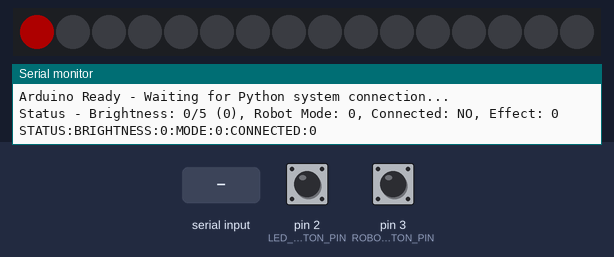
Bench run of a program on a simulated Arduino Uno, built with avr-gcc and run on an emulated ATmega328P. On the bench: 16 RGB LEDs in strip order, left to right, the last lines printed to the serial monitor. The inputs (shaded band) are chosen by the test bench; at power-on: pin 2 (LED_BUTTON_PIN) HIGH, pin 3 (ROBOT_BUTTON_PIN) HIGH. Dim RGB values are drawn brighter than linear; the strip is taken to match the declared colour order.

Above: at 2.25 s.
2.9 s: pin 2 (LED_BUTTON_PIN) pulled LOW for 0.15 s
At 3.9 s:
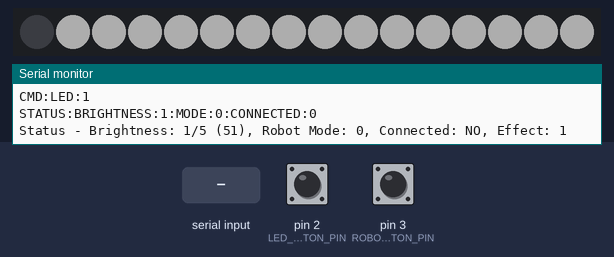
5.5 s: pin 3 (ROBOT_BUTTON_PIN) pulled LOW for 0.15 s
At 6.55 s:
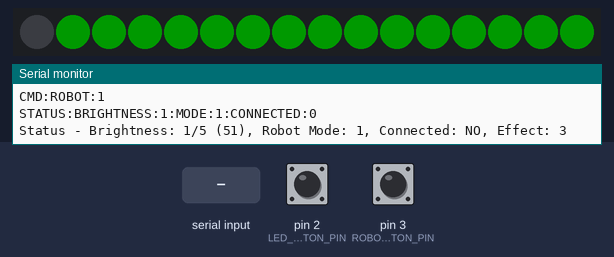
7.2 s: "SET_MODE:\n" received over Serial
At 8.3 s:
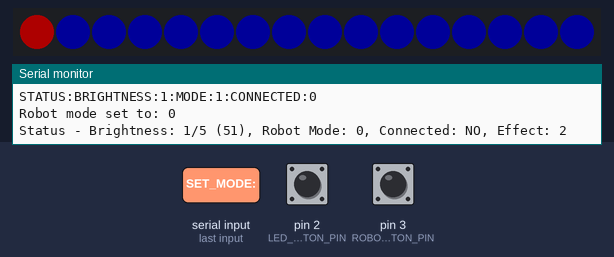
8.9 s: "HEARTBEAT\n" received over Serial
At 9.9 s:
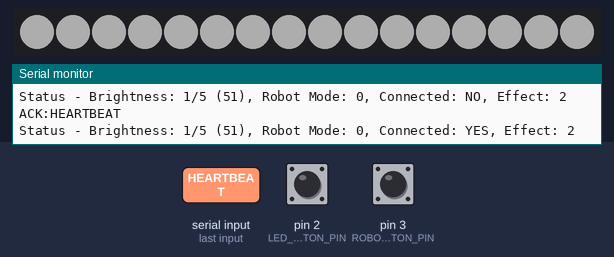

The program:

main.cpp
```cpp
#include <Arduino.h>
#include <TaskScheduler.h>
#include <PinChangeInterrupt.h>
#include <Adafruit_NeoPixel.h>

// 핀 및 상수 정의
const int LED_BUTTON_PIN = 2;     // 밝기 조절 버튼
const int ROBOT_BUTTON_PIN = 3;   // 로봇팔 제어 버튼
const int NEOPIXEL_PIN = 4;
const int NUM_PIXELS = 16;
const int MAX_BRIGHTNESS = 255;
const int BRIGHTNESS_STEPS = 5;
const int DEBOUNCE_DELAY = 200;   // 디바운싱 딜레이 (ms)

// 상태 변수
volatile int brightnessLevel = 0;   // 현재 밝기 단계 (0~5)
volatile bool ledButtonPressed = false;
volatile bool robotButtonPressed = false;
volatile unsigned long lastLedButtonTime = 0;
volatile unsigned long lastRobotButtonTime = 0;
volatile int robotMode = 0;         // 로봇 모드 (0 또는 1)
int currentBrightness = 0;
bool systemConnected = false;       // Python 시스템 연결 상태
unsigned long lastHeartbeat = 0;
unsigned long lastStatusSend = 0;
const unsigned long HEARTBEAT_INTERVAL = 5000;  // 5초마다 상태 전송
const unsigned long STATUS_INTERVAL = 1000;     // 1초마다 상태 출력

// LED 효과 변수
bool ledEffectActive = false;
unsigned long ledEffectStart = 0;
int effectType = 0; // 0: 없음, 1: 깜빡임, 2: 페이드, 3: 무지개

// Neopixel 설정
Adafruit_NeoPixel pixels(NUM_PIXELS, NEOPIXEL_PIN, NEO_RGBW + NEO_KHZ800);

// 함수 프로토타입 선언
void displayStatusTask();
void processButtonsTask();
void updateNeopixelTask();
void processSerialTask();
void heartbeatTask();
void ledButtonInterrupt();
void robotButtonInterrupt();
void startupEffect();
void sendStatus();
void triggerLedEffect(int type);
void setAllPixels(int r, int g, int b);
uint32_t Wheel(byte WheelPos);

// 태스크 스케줄러
Scheduler runner;

// 태스크 정의
Task tDisplayStatus(STATUS_INTERVAL, TASK_FOREVER, &displayStatusTask);
Task tProcessButtons(50, TASK_FOREVER, &processButtonsTask);
Task tUpdateNeopixel(50, TASK_FOREVER, &updateNeopixelTask);  // 더 부드러운 LED 효과를 위해 50ms로 단축
Task tProcessSerial(100, TASK_FOREVER, &processSerialTask);
Task tHeartbeat(HEARTBEAT_INTERVAL, TASK_FOREVER, &heartbeatTask);

// 버튼 인터럽트 핸들러 (디바운싱 포함)
void ledButtonInterrupt() {
  unsigned long currentTime = millis();
  if (currentTime - lastLedButtonTime > DEBOUNCE_DELAY) {
    ledButtonPressed = true;
    lastLedButtonTime = currentTime;
  }
}

void robotButtonInterrupt() {
  unsigned long currentTime = millis();
  if (currentTime - lastRobotButtonTime > DEBOUNCE_DELAY) {
    robotButtonPressed = true;
    lastRobotButtonTime = currentTime;
  }
}

void setup() {
  Serial.begin(9600);
  Serial.println("=== Robot Control Arduino Module Started ===");
  Serial.println("Version: 1.0");
  Serial.println("Compatible with Python Robot Control System");

  pinMode(LED_BUTTON_PIN, INPUT_PULLUP);
  pinMode(ROBOT_BUTTON_PIN, INPUT_PULLUP);

  attachPCINT(digitalPinToPCINT(LED_BUTTON_PIN), ledButtonInterrupt, FALLING);
  attachPCINT(digitalPinToPCINT(ROBOT_BUTTON_PIN), robotButtonInterrupt, FALLING);

  pixels.begin();
  pixels.clear();
  pixels.show();

  // 시작 시 LED 효과
  startupEffect();

  runner.init();
  runner.addTask(tDisplayStatus);
  runner.addTask(tProcessButtons);
  runner.addTask(tUpdateNeopixel);
  runner.addTask(tProcessSerial);
  runner.addTask(tHeartbeat);

  tDisplayStatus.enable();
  tProcessButtons.enable();
  tUpdateNeopixel.enable();
  tProcessSerial.enable();
  tHeartbeat.enable();

  // 초기 상태 전송
  sendStatus();
  Serial.println("Arduino Ready - Waiting for Python system connection...");
}

void startupEffect() {
  // 시작 시 무지개 효과
  for(int j = 0; j < 256; j++) {
    for(int i = 0; i < NUM_PIXELS; i++) {
      pixels.setPixelColor(i, Wheel((i * 256 / NUM_PIXELS + j) & 255));
    }
    pixels.show();
    delay(5);
  }
  pixels.clear();
  pixels.show();
}

void displayStatusTask() {
  if (millis() - lastStatusSend > STATUS_INTERVAL) {
    Serial.print("Status - Brightness: ");
    Serial.print(brightnessLevel);
    Serial.print("/");
    Serial.print(BRIGHTNESS_STEPS);
    Serial.print(" (");
    Serial.print(currentBrightness);
    Serial.print("), Robot Mode: ");
    Serial.print(robotMode);
    Serial.print(", Connected: ");
    Serial.print(systemConnected ? "YES" : "NO");
    Serial.print(", Effect: ");
    Serial.println(effectType);
    lastStatusSend = millis();
  }
}

void processButtonsTask() {
  // LED 밝기 조절 버튼 처리
  if (ledButtonPressed) {
    brightnessLevel = (brightnessLevel + 1) % (BRIGHTNESS_STEPS + 1); // 0~5 반복
    currentBrightness = brightnessLevel * (MAX_BRIGHTNESS / BRIGHTNESS_STEPS);
    ledButtonPressed = false;

    Serial.print("LED Button Pressed! Brightness Level: ");
    Serial.print(brightnessLevel);
    Serial.print(" -> Brightness: ");
    Serial.println(currentBrightness);

    // LED 밝기 명령 전송 (Python 시스템이 필요하다면)
    Serial.print("CMD:LED:");
    Serial.println(brightnessLevel);

    // LED 효과 트리거
    triggerLedEffect(1); // 깜빡임 효과
    sendStatus();
  }

  // 로봇 제어 버튼 처리
  if (robotButtonPressed) {
    robotMode = !robotMode;  // 0과 1 사이 토글
    robotButtonPressed = false;

    Serial.print("Robot Button Pressed! Mode changed to: ");
    Serial.println(robotMode);

    // 로봇 제어 명령 전송 (Python 시스템에서 수신)
    Serial.print("CMD:ROBOT:");
    Serial.println(robotMode);

    // LED 효과 트리거
    triggerLedEffect(robotMode == 0 ? 2 : 3); // 모드에 따른 다른 효과
    sendStatus();
  }
}

void processSerialTask() {
  if (Serial.available()) {
    String command = Serial.readStringUntil('\n');
    command.trim();

    if (command.startsWith("HEARTBEAT")) {
      systemConnected = true;
      lastHeartbeat = millis();
      Serial.println("ACK:HEARTBEAT");
    }
    else if (command.startsWith("STATUS")) {
      sendStatus();
    }
    else if (command.startsWith("SET_BRIGHTNESS:")) {
      int newLevel = command.substring(15).toInt();
      if (newLevel >= 0 && newLevel <= BRIGHTNESS_STEPS) {
        brightnessLevel = newLevel;
        currentBrightness = brightnessLevel * (MAX_BRIGHTNESS / BRIGHTNESS_STEPS);
        Serial.print("Brightness set to level: ");
        Serial.println(brightnessLevel);
        triggerLedEffect(1);
      }
    }
    else if (command.startsWith("SET_MODE:")) {
      int newMode = command.substring(9).toInt();
      if (newMode == 0 || newMode == 1) {
        robotMode = newMode;
        Serial.print("Robot mode set to: ");
        Serial.println(robotMode);
        triggerLedEffect(newMode == 0 ? 2 : 3);
      }
    }
    else if (command.startsWith("LED_EFFECT:")) {
      int effect = command.substring(11).toInt();
      triggerLedEffect(effect);
    }
    else if (command == "RESET") {
      // 시스템 리셋
      brightnessLevel = 0;
      currentBrightness = 0;
      robotMode = 0;
      triggerLedEffect(0);
      Serial.println("System Reset");
      sendStatus();
    }
    else {
      Serial.print("Unknown command: ");
      Serial.println(command);
    }
  }

  // 연결 상태 확인 (5초 이상 heartbeat 없으면 연결 끊김으로 판단)
  if (systemConnected && (millis() - lastHeartbeat > HEARTBEAT_INTERVAL * 2)) {
    systemConnected = false;
    Serial.println("Warning: Python system connection lost");
  }
}

void heartbeatTask() {
  // 주기적으로 상태 전송
  sendStatus();
}

void sendStatus() {
  Serial.print("STATUS:BRIGHTNESS:");
  Serial.print(brightnessLevel);
  Serial.print(":MODE:");
  Serial.print(robotMode);
  Serial.print(":CONNECTED:");
  Serial.println(systemConnected ? "1" : "0");
}

void triggerLedEffect(int type) {
  effectType = type;
  ledEffectActive = true;
  ledEffectStart = millis();
}

void updateNeopixelTask() {
  if (ledEffectActive) {
    unsigned long elapsed = millis() - ledEffectStart;

    switch(effectType) {
      case 1: // 깜빡임 효과 (밝기 변경 시)
        if (elapsed < 100) {
          int flashBrightness = (elapsed % 100 < 50) ? currentBrightness : 0;
          setAllPixels(flashBrightness, flashBrightness, flashBrightness);
        } else {
          ledEffectActive = false;
        }
        break;

      case 2: // 파란색 페이드 (모드 0)
        if (elapsed < 1000) {
          int intensity = (sin((elapsed / 1000.0) * PI * 2) + 1) * currentBrightness / 2;
          setAllPixels(0, 0, intensity);
        } else {
          ledEffectActive = false;
        }
        break;

      case 3: // 초록색 페이드 (모드 1)
        if (elapsed < 1000) {
          int intensity = (sin((elapsed / 1000.0) * PI * 2) + 1) * currentBrightness / 2;
          setAllPixels(0, intensity, 0);
        } else {
          ledEffectActive = false;
        }
        break;

      default:
        ledEffectActive = false;
        break;
    }
  } else {
    // 일반 상태 - 흰색 LED
    setAllPixels(currentBrightness, currentBrightness, currentBrightness);
  }

  // 연결 상태 표시 (첫 번째 LED)
  if (!systemConnected && NUM_PIXELS > 0) {
    // 연결 안됨 - 빨간색 깜빡임
    int redIntensity = (millis() % 1000 < 500) ? 50 : 0;
    pixels.setPixelColor(0, pixels.Color(redIntensity, 0, 0));
  }

  pixels.show();
}

void setAllPixels(int r, int g, int b) {
  for (int i = 0; i < NUM_PIXELS; i++) {
    pixels.setPixelColor(i, pixels.Color(r, g, b));
  }
}

// 무지개 색상 생성 함수
uint32_t Wheel(byte WheelPos) {
  WheelPos = 255 - WheelPos;
  if(WheelPos < 85) {
    return pixels.Color(255 - WheelPos * 3, 0, WheelPos * 3);
  }
  if(WheelPos < 170) {
    WheelPos -= 85;
    return pixels.Color(0, WheelPos * 3, 255 - WheelPos * 3);
  }
  WheelPos -= 170;
  return pixels.Color(WheelPos * 3, 255 - WheelPos * 3, 0);
}

void loop() {
  runner.execute();
}
```

Measured:
- after the input at 2.9 s, the LEDs: change after 0.05 s (image 1)
- after the input at 5.5 s, the LEDs: first differ from a run without the input after 0.05 s (image 2 shows a later state)
- after the input at 7.2 s, the LEDs: first change after 0.11 s (image 3 shows a later state)
- after the input at 8.9 s, the LEDs: change after 0.10 s (image 4)
